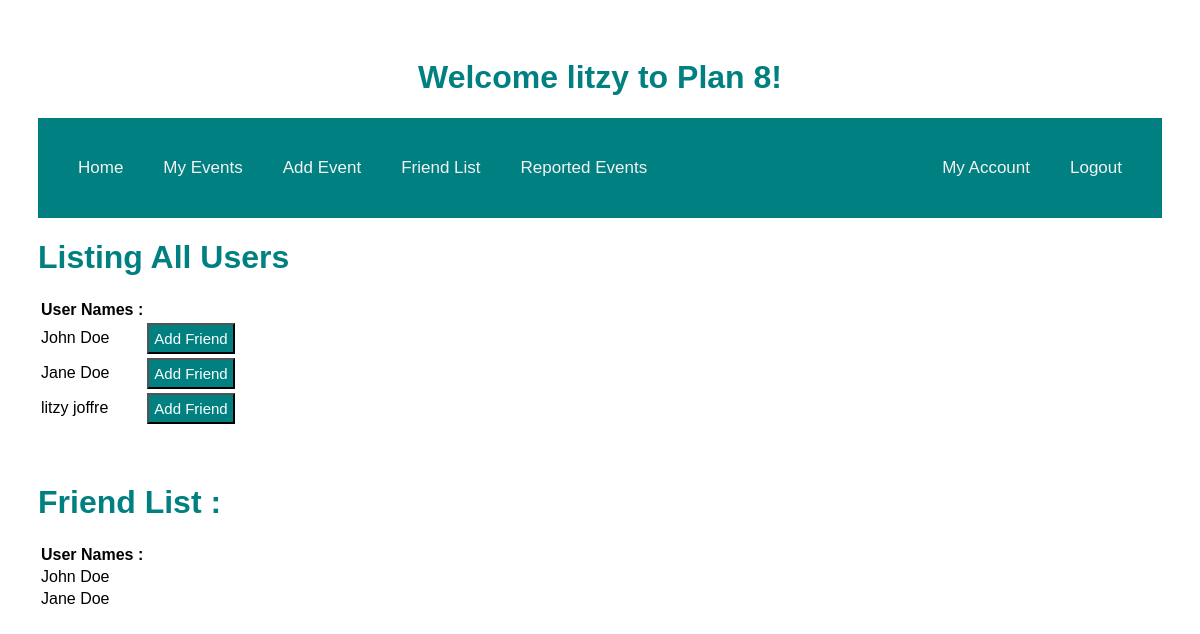
Page /events/friends (signed in) on the committed database.
### models.py (models this page shows, shortened)
class User(db.Model):
    id = db.Column("id", db.Integer, primary_key=True)
    first_name = db.Column("first_name", db.String(100))
    last_name = db.Column("last_name", db.String(100))
    email = db.Column("email", db.String(100))
    password = db.Column(db.String(255), nullable=False)
    registered_on = db.Column(db.DateTime, nullable=False)
    events = db.relationship("Event", backref="user", lazy=True)
    comments = db.relationship("Comment", backref="user", lazy=True)

class Friendship (db.Model):
    id = db.Column(db.Integer, primary_key=True)
    friend_id = db.Column(db.Integer, db.ForeignKey("user.id"), nullable=False)
    user_id = db.Column(db.Integer, db.ForeignKey("user.id"), nullable=False)
    friend = db.relationship("User", backref="user", lazy=True, primaryjoin=friend_id==User.id)

### main.py (the view)
@app.route('/events/friends')
def get_friends():
    if session.get('user'):
        users = db.session.query(User).all()
        my_friends = db.session.query(Friendship).filter_by(user_id = session['user_id']).all()
        return render_template('friends.html', users=users, user=session['user'],friends=my_friends )
    else:
        return redirect(url_for('login'))

### templates/friends.html (shortened to what this page needs)
<!DOCTYPE html>
<html lang="en">
    <head>
        <link rel="stylesheet" href="{{ url_for('static', filename='main.css') }}">
    </head>
    <body>
     <h1 class="middle">Welcome {{user}} to Plan 8!</h1>
     <div class="topnav">
    <nav>
            <a href="{{ url_for('home')}}" class="left"> Home </a>
            <a href="/events" class="left"> My Events </a>
            <a href="{{url_for('new_event')}}" class="left"> Add Event</a>
            <a href="{{url_for('get_friends')}}" class="left"> Friend List</a>
            <a href="{{url_for('get_reports')}}" class="left"> Reported Events </a>
            <a href="{{ url_for('logout')}}" class="right">Logout</a>
            <a href="{{url_for('get_account')}}" class="right"> My Account</a>
        </nav>
     </div>
    <table class="friendlist">
        <h1>Listing All Users</h1>
            <tr>
                <th>User Names :</th>
            </tr>
            {% for user in users %}
            <tr>
                <td>{{user.first_name + " "}}{{user.last_name}}</td>
                <td>
                    <form action = "{{ url_for('friend_add', friend_id=user.id) }}" method="post">
                        <input type="submit" value="Add Friend">
                    </form>
                </td>
            </tr>
            {% endfor %}
        </table>
     <br><br>
    <table class="friendlist">
        <h1> Friend List :</h1>
        <tr>
            <th>User Names : </th>
        </tr>
        {% for friend in friends %}
        <tr>
            <td>{{ friend.friend.first_name + " "}}{{friend.friend.last_name}}</td>
        </tr>
        {% endfor %}
    </table>
    </body>
</html>

### static/main.css (style rules this page uses)
body { padding: 30px 30px; font-family: Arial, Helvetica, sans-serif; }
h1 { color: teal; }
.right { float: right; }
.left { float: left; }
.topnav { overflow: hidden; background-color: teal; padding: 20px; }
.topnav a { color: #f2f2f2; padding: 20px 20px; text-decoration: none; font-size: 17px; }
.friendlist th { font-weight: bold; }
.middle { text-align: center; }
input[type='submit'] { background-color: teal; color: white; font-size: 15px; padding:5px; font-family: Palatino Linotype, sans-serif; }

### rows in the picture
User: first_name "litzy", last_name "joffre"
User: first_name "John", last_name "Doe"
User: first_name "Jane", last_name "Doe"
Friendship: friend "John", friend.last_name "Doe"
Friendship: friend "Jane", friend.last_name "Doe"
